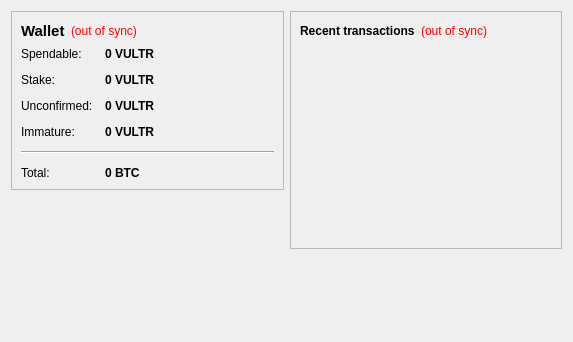
<?xml version="1.0" encoding="UTF-8"?>
<ui version="4.0">
 <class>OverviewPage</class>
 <widget class="QWidget" name="OverviewPage">
  <property name="geometry">
   <rect>
    <x>0</x>
    <y>0</y>
    <width>573</width>
    <height>342</height>
   </rect>
  </property>
  <property name="windowTitle">
   <string>Form</string>
  </property>
  <layout class="QHBoxLayout" name="horizontalLayout" stretch="1,1">
   <item>
    <layout class="QVBoxLayout" name="verticalLayout_2">
     <item>
      <widget class="QFrame" name="frame">
       <property name="frameShape">
        <enum>QFrame::StyledPanel</enum>
       </property>
       <property name="frameShadow">
        <enum>QFrame::Raised</enum>
       </property>
       <layout class="QVBoxLayout" name="verticalLayout_4">
        <item>
         <layout class="QHBoxLayout" name="horizontalLayout_4">
          <item>
           <widget class="QLabel" name="label_5">
            <property name="font">
             <font>
              <pointsize>11</pointsize>
              <weight>75</weight>
              <bold>true</bold>
             </font>
            </property>
            <property name="text">
             <string>Wallet</string>
            </property>
           </widget>
          </item>
          <item>
           <widget class="QLabel" name="labelWalletStatus">
            <property name="toolTip">
             <string>The displayed information may be out of date. Your wallet automatically synchronizes with the VULTR network after a connection is established, but this process has not completed yet.</string>
            </property>
            <property name="styleSheet">
             <string notr="true">QLabel { color: red; }</string>
            </property>
            <property name="text">
             <string notr="true">(out of sync)</string>
            </property>
            <property name="alignment">
             <set>Qt::AlignLeading|Qt::AlignLeft|Qt::AlignVCenter</set>
            </property>
           </widget>
          </item>
          <item>
           <spacer name="horizontalSpacer_2">
            <property name="orientation">
             <enum>Qt::Horizontal</enum>
            </property>
            <property name="sizeHint" stdset="0">
             <size>
              <width>40</width>
              <height>20</height>
             </size>
            </property>
           </spacer>
          </item>
         </layout>
        </item>
        <item>
         <layout class="QFormLayout" name="formLayout_2">
          <property name="fieldGrowthPolicy">
           <enum>QFormLayout::AllNonFixedFieldsGrow</enum>
          </property>
          <property name="horizontalSpacing">
           <number>12</number>
          </property>
          <property name="verticalSpacing">
           <number>12</number>
          </property>
          <item row="0" column="0">
           <widget class="QLabel" name="label">
            <property name="text">
             <string>Spendable:</string>
            </property>
           </widget>
          </item>
          <item row="0" column="1">
           <widget class="QLabel" name="labelBalance">
            <property name="font">
             <font>
              <weight>75</weight>
              <bold>true</bold>
             </font>
            </property>
            <property name="cursor">
             <cursorShape>IBeamCursor</cursorShape>
            </property>
            <property name="toolTip">
             <string>Your current spendable balance</string>
            </property>
            <property name="text">
             <string notr="true">0 VULTR</string>
            </property>
            <property name="textInteractionFlags">
             <set>Qt::LinksAccessibleByMouse|Qt::TextSelectableByKeyboard|Qt::TextSelectableByMouse</set>
            </property>
           </widget>
          </item>
          <item row="1" column="0">
           <widget class="QLabel" name="label_6">
            <property name="text">
             <string>Stake:</string>
            </property>
           </widget>
          </item>
          <item row="1" column="1">
           <widget class="QLabel" name="labelStake">
            <property name="font">
             <font>
              <weight>75</weight>
              <bold>true</bold>
             </font>
            </property>
            <property name="cursor">
             <cursorShape>IBeamCursor</cursorShape>
            </property>
            <property name="toolTip">
             <string>Total of coins that was staked, and do not yet count toward the current balance</string>
            </property>
            <property name="text">
             <string notr="true">0 VULTR</string>
            </property>
            <property name="textInteractionFlags">
             <set>Qt::LinksAccessibleByMouse|Qt::TextSelectableByKeyboard|Qt::TextSelectableByMouse</set>
            </property>
           </widget>
          </item>
          <item row="2" column="0">
           <widget class="QLabel" name="label_3">
            <property name="text">
             <string>Unconfirmed:</string>
            </property>
           </widget>
          </item>
          <item row="2" column="1">
           <widget class="QLabel" name="labelUnconfirmed">
            <property name="font">
             <font>
              <weight>75</weight>
              <bold>true</bold>
             </font>
            </property>
            <property name="cursor">
             <cursorShape>IBeamCursor</cursorShape>
            </property>
            <property name="toolTip">
             <string>Total of transactions that have yet to be confirmed, and do not yet count toward the current balance</string>
            </property>
            <property name="text">
             <string notr="true">0 VULTR</string>
            </property>
            <property name="textInteractionFlags">
             <set>Qt::LinksAccessibleByMouse|Qt::TextSelectableByKeyboard|Qt::TextSelectableByMouse</set>
            </property>
           </widget>
          </item>
          <item row="3" column="0">
           <widget class="QLabel" name="labelImmatureText">
            <property name="text">
             <string>Immature:</string>
            </property>
           </widget>
          </item>
          <item row="3" column="1">
           <widget class="QLabel" name="labelImmature">
            <property name="font">
             <font>
              <weight>75</weight>
              <bold>true</bold>
             </font>
            </property>
            <property name="toolTip">
             <string>Mined balance that has not yet matured</string>
            </property>
            <property name="text">
             <string notr="true">0 VULTR</string>
            </property>
            <property name="textInteractionFlags">
             <set>Qt::LinksAccessibleByMouse|Qt::TextSelectableByKeyboard|Qt::TextSelectableByMouse</set>
            </property>
           </widget>
          </item>
          <item row="4" column="0" colspan="2">
           <widget class="Line" name="line">
            <property name="orientation">
             <enum>Qt::Horizontal</enum>
            </property>
           </widget>
          </item>
          <item row="5" column="0">
           <widget class="QLabel" name="labelTotalText">
            <property name="text">
             <string>Total:</string>
            </property>
           </widget>
          </item>
          <item row="5" column="1">
           <widget class="QLabel" name="labelTotal">
            <property name="font">
             <font>
              <weight>75</weight>
              <bold>true</bold>
             </font>
            </property>
            <property name="cursor">
             <cursorShape>IBeamCursor</cursorShape>
            </property>
            <property name="toolTip">
             <string>Your current total balance</string>
            </property>
            <property name="text">
             <string notr="true">0 BTC</string>
            </property>
            <property name="textInteractionFlags">
             <set>Qt::LinksAccessibleByMouse|Qt::TextSelectableByKeyboard|Qt::TextSelectableByMouse</set>
            </property>
           </widget>
          </item>
         </layout>
        </item>
       </layout>
      </widget>
     </item>
     <item>
      <spacer name="verticalSpacer">
       <property name="orientation">
        <enum>Qt::Vertical</enum>
       </property>
       <property name="sizeHint" stdset="0">
        <size>
         <width>20</width>
         <height>40</height>
        </size>
       </property>
      </spacer>
     </item>
    </layout>
   </item>
   <item>
    <layout class="QVBoxLayout" name="verticalLayout_3">
     <item>
      <widget class="QFrame" name="frame_2">
       <property name="frameShape">
        <enum>QFrame::StyledPanel</enum>
       </property>
       <property name="frameShadow">
        <enum>QFrame::Raised</enum>
       </property>
       <layout class="QVBoxLayout" name="verticalLayout">
        <item>
         <layout class="QHBoxLayout" name="horizontalLayout_2">
          <item>
           <widget class="QLabel" name="label_4">
            <property name="text">
             <string>&lt;b&gt;Recent transactions&lt;/b&gt;</string>
            </property>
           </widget>
          </item>
          <item>
           <widget class="QLabel" name="labelTransactionsStatus">
            <property name="toolTip">
             <string>The displayed information may be out of date. Your wallet automatically synchronizes with the VULTR network after a connection is established, but this process has not completed yet.</string>
            </property>
            <property name="styleSheet">
             <string notr="true">QLabel { color: red; }</string>
            </property>
            <property name="text">
             <string notr="true">(out of sync)</string>
            </property>
            <property name="alignment">
             <set>Qt::AlignRight|Qt::AlignTrailing|Qt::AlignVCenter</set>
            </property>
           </widget>
          </item>
          <item>
           <spacer name="horizontalSpacer">
            <property name="orientation">
             <enum>Qt::Horizontal</enum>
            </property>
            <property name="sizeHint" stdset="0">
             <size>
              <width>40</width>
              <height>20</height>
             </size>
            </property>
           </spacer>
          </item>
         </layout>
        </item>
        <item>
         <widget class="QListView" name="listTransactions">
          <property name="styleSheet">
           <string notr="true">QListView { background: transparent; }</string>
          </property>
          <property name="frameShape">
           <enum>QFrame::NoFrame</enum>
          </property>
          <property name="verticalScrollBarPolicy">
           <enum>Qt::ScrollBarAlwaysOff</enum>
          </property>
          <property name="horizontalScrollBarPolicy">
           <enum>Qt::ScrollBarAlwaysOff</enum>
          </property>
          <property name="selectionMode">
           <enum>QAbstractItemView::NoSelection</enum>
          </property>
         </widget>
        </item>
       </layout>
      </widget>
     </item>
     <item>
      <spacer name="verticalSpacer_2">
       <property name="orientation">
        <enum>Qt::Vertical</enum>
       </property>
       <property name="sizeHint" stdset="0">
        <size>
         <width>20</width>
         <height>40</height>
        </size>
       </property>
      </spacer>
     </item>
    </layout>
   </item>
  </layout>
 </widget>
 <resources/>
 <connections/>
</ui>
